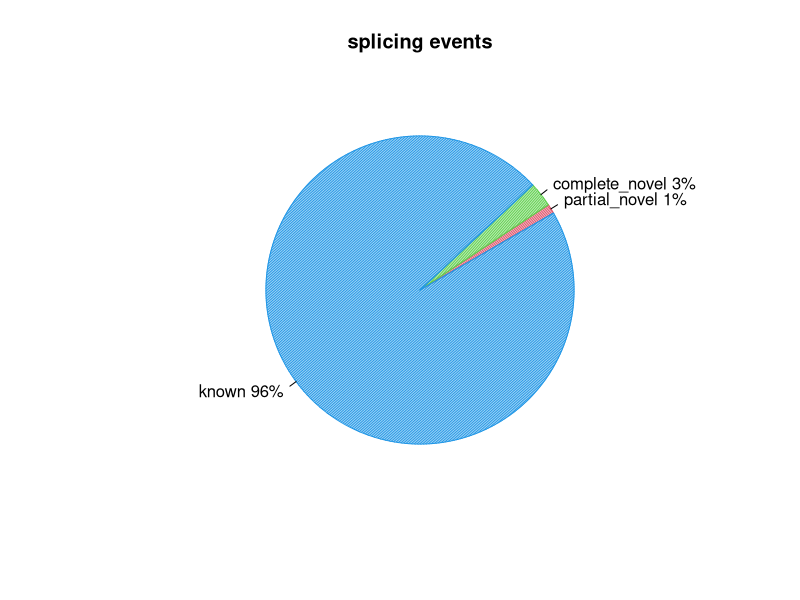
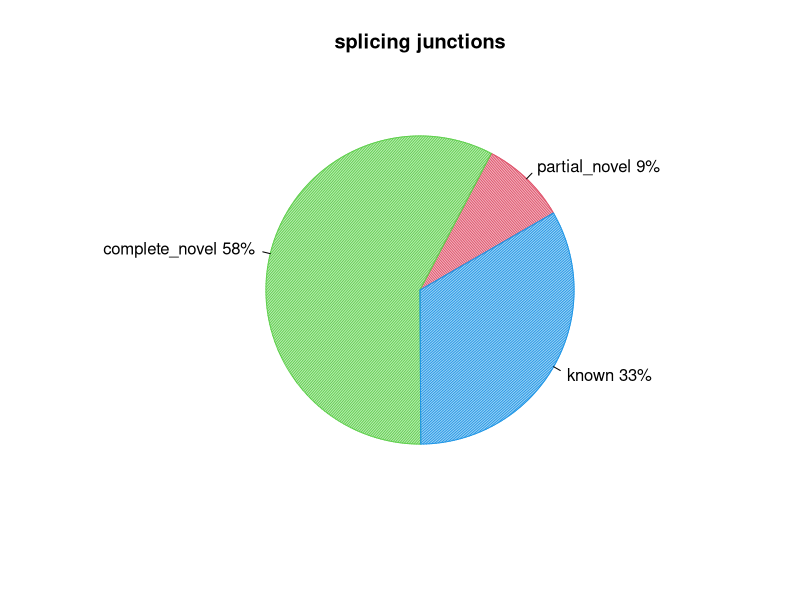

Reproduce these figures in R, in order.
pdf("CF98444.splice_events.pdf")
events=c(0.9942808548394919,2.597456824476858,96.32328942227589)
pie(events,col=c(2,3,4),init.angle=30,angle=c(60,120,150),density=c(70,70,70),main="splicing events",labels=c("partial_novel 1%","complete_novel 3%","known 96%"))
dev.off()
pdf("CF98444.splice_junction.pdf")
junction=c(9.008404369597292,57.73593819423224,33.25565743617047)
pie(junction,col=c(2,3,4),init.angle=30,angle=c(60,120,150),density=c(70,70,70),main="splicing junctions",labels=c("partial_novel 9%","complete_novel 58%","known 33%"))
dev.off()
